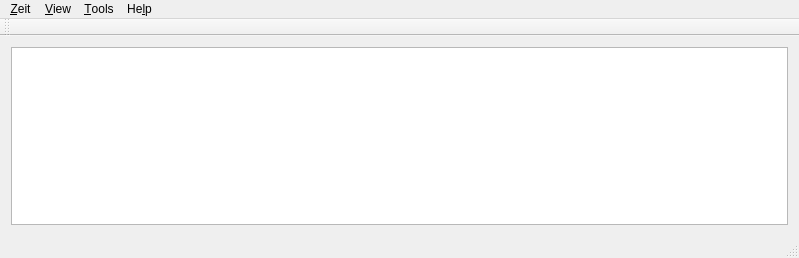
<?xml version="1.0" encoding="UTF-8"?>
<ui version="4.0">
 <class>MainWindow</class>
 <widget class="QMainWindow" name="MainWindow">
  <property name="geometry">
   <rect>
    <x>0</x>
    <y>0</y>
    <width>799</width>
    <height>258</height>
   </rect>
  </property>
  <property name="windowTitle">
   <string>Zeit</string>
  </property>
  <property name="windowIcon">
   <iconset theme="chronometer">
    <normaloff>.</normaloff>.</iconset>
  </property>
  <widget class="QWidget" name="centralWidget">
   <layout class="QVBoxLayout" name="verticalLayout">
    <item>
     <widget class="QListWidget" name="listWidget"/>
    </item>
   </layout>
  </widget>
  <widget class="QMenuBar" name="menuBar">
   <property name="geometry">
    <rect>
     <x>0</x>
     <y>0</y>
     <width>799</width>
     <height>30</height>
    </rect>
   </property>
   <widget class="QMenu" name="menuAdd">
    <property name="title">
     <string>&amp;Zeit</string>
    </property>
    <addaction name="actionAddEntry"/>
    <addaction name="actionModifyEntry"/>
    <addaction name="actionDeleteEntry"/>
    <addaction name="separator"/>
    <addaction name="actionQuit"/>
   </widget>
   <widget class="QMenu" name="menuHelp">
    <property name="title">
     <string>He&amp;lp</string>
    </property>
    <addaction name="actionAbout"/>
   </widget>
   <widget class="QMenu" name="menuPredefined">
    <property name="title">
     <string>&amp;Tools</string>
    </property>
    <addaction name="actionAlarm"/>
    <addaction name="actionTimer"/>
   </widget>
   <widget class="QMenu" name="menuView">
    <property name="title">
     <string>&amp;View</string>
    </property>
    <addaction name="actionRefresh"/>
    <addaction name="actionSystem"/>
    <addaction name="separator"/>
    <addaction name="actionTasks"/>
    <addaction name="actionVariables"/>
    <addaction name="actionCommands"/>
   </widget>
   <addaction name="menuAdd"/>
   <addaction name="menuView"/>
   <addaction name="menuPredefined"/>
   <addaction name="menuHelp"/>
  </widget>
  <widget class="QToolBar" name="mainToolBar">
   <attribute name="toolBarArea">
    <enum>TopToolBarArea</enum>
   </attribute>
   <attribute name="toolBarBreak">
    <bool>false</bool>
   </attribute>
  </widget>
  <widget class="QStatusBar" name="statusBar"/>
  <action name="actionAbout">
   <property name="text">
    <string>&amp;About</string>
   </property>
   <property name="shortcut">
    <string notr="true"/>
   </property>
  </action>
  <action name="actionAddEntry">
   <property name="text">
    <string>&amp;Add Entry</string>
   </property>
   <property name="shortcut">
    <string notr="true">Ctrl+A</string>
   </property>
  </action>
  <action name="actionQuit">
   <property name="text">
    <string>&amp;Quit</string>
   </property>
   <property name="shortcut">
    <string notr="true">Ctrl+Q</string>
   </property>
  </action>
  <action name="actionDeleteEntry">
   <property name="text">
    <string>&amp;Delete Entry</string>
   </property>
   <property name="toolTip">
    <string>Delete Entry</string>
   </property>
   <property name="shortcut">
    <string notr="true">Ctrl+D</string>
   </property>
  </action>
  <action name="actionModifyEntry">
   <property name="text">
    <string>&amp;Modify Entry</string>
   </property>
   <property name="shortcut">
    <string notr="true">Ctrl+M</string>
   </property>
  </action>
  <action name="actionTimer">
   <property name="text">
    <string>&amp;Timer</string>
   </property>
   <property name="shortcut">
    <string notr="true">Ctrl+T</string>
   </property>
  </action>
  <action name="actionAlarm">
   <property name="text">
    <string>&amp;Alarm</string>
   </property>
   <property name="shortcut">
    <string notr="true">Ctrl+L</string>
   </property>
  </action>
  <action name="actionTasks">
   <property name="checkable">
    <bool>true</bool>
   </property>
   <property name="checked">
    <bool>true</bool>
   </property>
   <property name="text">
    <string>&amp;Periodic Tasks</string>
   </property>
   <property name="shortcut">
    <string notr="true">Ctrl+P</string>
   </property>
  </action>
  <action name="action_Root_Mode">
   <property name="text">
    <string>&amp;Root Mode</string>
   </property>
  </action>
  <action name="actionVariables">
   <property name="checkable">
    <bool>true</bool>
   </property>
   <property name="text">
    <string>&amp;Environment Variables</string>
   </property>
   <property name="shortcut">
    <string notr="true">Ctrl+E</string>
   </property>
  </action>
  <action name="actionCommands">
   <property name="checkable">
    <bool>true</bool>
   </property>
   <property name="text">
    <string>&amp;Nonperiodic Commands</string>
   </property>
   <property name="shortcut">
    <string notr="true">Ctrl+N</string>
   </property>
  </action>
  <action name="actionSystem">
   <property name="checkable">
    <bool>true</bool>
   </property>
   <property name="text">
    <string>&amp;System Mode</string>
   </property>
   <property name="shortcut">
    <string notr="true">Ctrl+S</string>
   </property>
  </action>
  <action name="actionRefresh">
   <property name="text">
    <string>&amp;Refresh</string>
   </property>
   <property name="shortcut">
    <string notr="true">Ctrl+R</string>
   </property>
  </action>
 </widget>
 <layoutdefault spacing="6" margin="11"/>
 <resources/>
 <connections/>
</ui>
